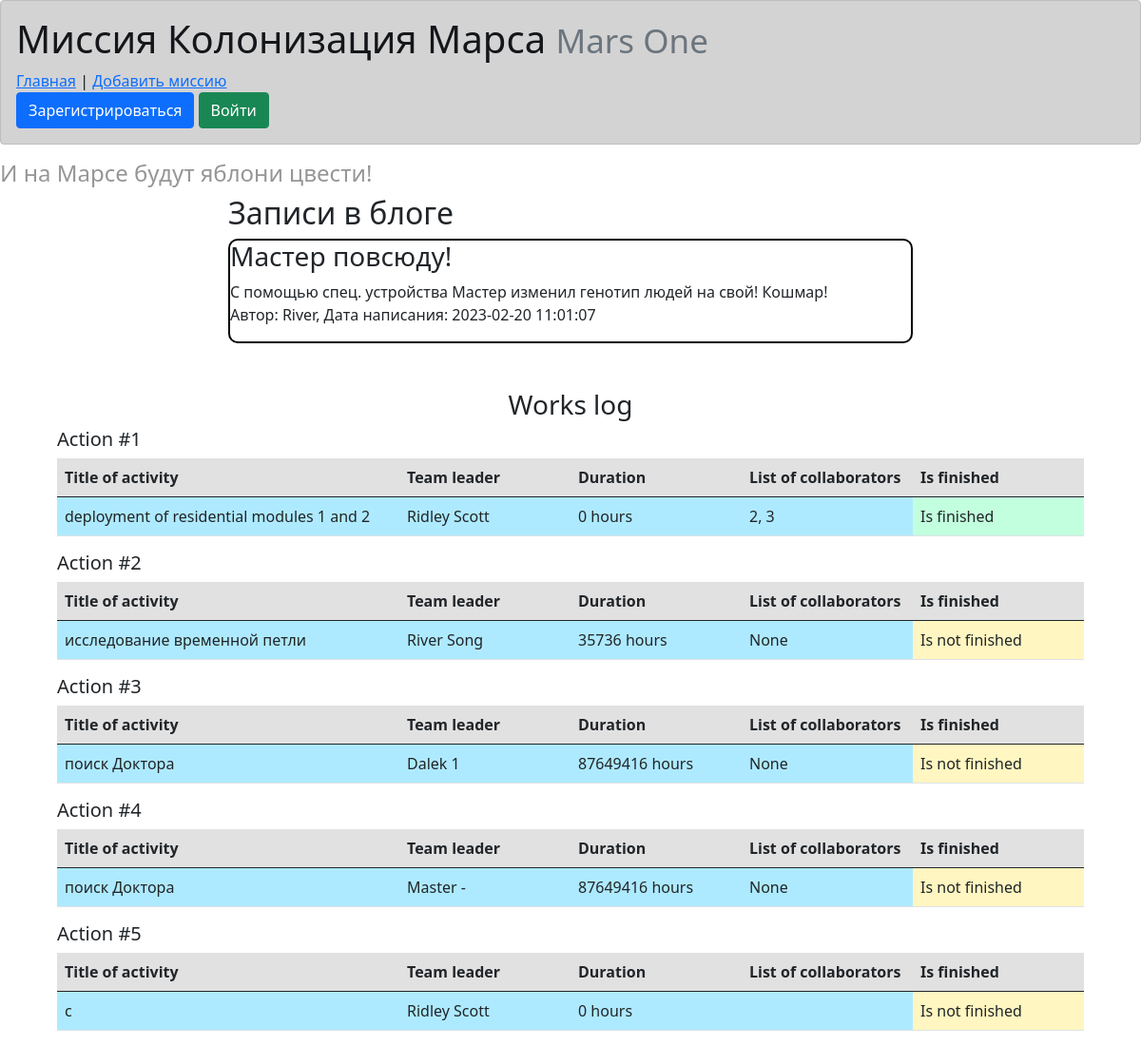
/index, run on the app's committed database.
### data/news.py (models this page shows)
class News(SqlAlchemyBase):
    __tablename__ = 'news'
    id = sqlalchemy.Column(sqlalchemy.Integer,
                           primary_key=True, autoincrement=True)
    title = sqlalchemy.Column(sqlalchemy.String, nullable=True)
    content = sqlalchemy.Column(sqlalchemy.String, nullable=True)
    created_date = sqlalchemy.Column(sqlalchemy.DateTime,
                                     default=datetime.datetime.now)
    is_private = sqlalchemy.Column(sqlalchemy.Boolean, default=True)
    user_id = sqlalchemy.Column(sqlalchemy.Integer,
                                sqlalchemy.ForeignKey("users.id"))
    user = orm.relationship('User')

### data/users.py (models this page shows, shortened)
class User(SqlAlchemyBase, UserMixin):
    __tablename__ = 'users'
    id = sqlalchemy.Column(sqlalchemy.Integer, primary_key=True, autoincrement=True)
    surname = sqlalchemy.Column(sqlalchemy.String, nullable=True)
    name = sqlalchemy.Column(sqlalchemy.String, nullable=True)
    age = sqlalchemy.Column(sqlalchemy.Integer, nullable=True)
    position = sqlalchemy.Column(sqlalchemy.String, nullable=True)
    speciality = sqlalchemy.Column(sqlalchemy.String, nullable=True)
    address = sqlalchemy.Column(sqlalchemy.String, nullable=True)
    email = sqlalchemy.Column(sqlalchemy.String, nullable=False, unique=True, index=True)
    hashed_password = sqlalchemy.Column(sqlalchemy.String, nullable=True)
    modified_date = sqlalchemy.Column(sqlalchemy.DateTime, default=datetime.datetime.now)

### data/jobs.py (models this page shows, shortened)
class Jobs(SqlAlchemyBase):
    __tablename__ = 'jobs'
    id = sqlalchemy.Column(sqlalchemy.Integer, primary_key=True, autoincrement=True)
    team_leader = sqlalchemy.Column(sqlalchemy.Integer, sqlalchemy.ForeignKey('users.id'),
                                    nullable=True)
    job = sqlalchemy.Column(sqlalchemy.String, nullable=True)
    work_size = sqlalchemy.Column(sqlalchemy.Integer, nullable=True)
    collaborators = sqlalchemy.Column(sqlalchemy.String, nullable=True)
    start_date = sqlalchemy.Column(sqlalchemy.DateTime, default=datetime.datetime.now)
    end_date = sqlalchemy.Column(sqlalchemy.DateTime, default=datetime.datetime.now)
    is_finished = sqlalchemy.Column(sqlalchemy.Boolean, default=True)
    user = orm.relationship("User")

### main.py (the view)
@app.route('/')
@app.route('/index')
def base():
    db_sess = db_session.create_session()
    if current_user.is_authenticated:
        news = db_sess.query(News).filter(
            (News.user == current_user) | (News.is_private != True))
    else:
        news = db_sess.query(News).filter(News.is_private != True)
    res = db_sess.query(Jobs).all()
    data = []
    for job in res:
        title = job.job
        time = f'{round((job.end_date - job.start_date).total_seconds() / 3600)} hours'
        team_leader = job.user.name + ' ' + job.user.surname
        collab = job.collaborators
        f = job.is_finished
        data.append([title, team_leader, time, collab, f])
    return render_template('common.html', news=news, jobs=data)

### data/db_session.py (called while the page is built)
def create_session() -> Session:
    global __factory
    return __factory()

### templates/common.html
{% extends "base.html" %}
{% block content %}
<h2>Записи в блоге</h2>
<div id="news">
    {% for new in news %}
        <div class="post">
            <h3 class="news_title">{{ new.title }}</h3>{% if new.is_private %}&emsp;<p class="private_flag">Видите только вы</p>{% endif %}
            <p>{{ new.content }}<br/>
            Автор: {{ new.user.name }}, Дата написания: {{ new.created_date }}</p>
        </div>
    <br/>
    {% endfor %}
</div>
<br/>
<h3>Works log</h3>
{% for job in jobs %}
{% set clr = "#c2ffde" if job[4] else "#fff6c1" %}
<h5>Action #{{ loop.index }}</h5>
<table class="table">
  <thead class="thead-light">
    <tr class="d-flex" style="background-color: #e1e1e1">
      <th scope="col" class="col-4">Title of activity</th>
      <th scope="col" class="col-2">Team leader</th>
      <th scope="col" class="col-2">Duration</th>
      <th scope="col" class="col-2">List of collaborators</th>
      <th scope="col" class="col-2">Is finished</th>
    </tr>
  </thead>
  <tbody>
    <tr class="d-flex" style="background-color: #aeeaff">
      <td class="col-4">{{ job[0] }}</td>
      <td class="col-2">{{ job[1] }}</td>
      <td class="col-2">{{ job[2] }}</td>
      <td class="col-2">{{ job[3] }}</td>
      <td class="col-2" style="background-color: {{ clr }}">{{ "Is finished" if job[4] else "Is not finished" }}</td>
    </tr>
  </tbody>
</table>
{% endfor %}
{% endblock %}

### templates/base.html (shortened to what this page needs)
<!DOCTYPE html>
<html lang="en">
<head>
    <link rel="stylesheet" href="/static/css/style.css"/>
    <link rel="stylesheet"
          href="https://cdn.jsdelivr.net/npm/bootstrap@5.0.0-beta1/dist/css/bootstrap.min.css"
>
</head>
<body>
<nav>
<div class="alert alert-dark" role="alert">
    <h1>Миссия Колонизация Марса
        <small class="text-muted">Mars One</small>
    </h1>
<a href="/">Главная</a> | <a href="/addjob">Добавить миссию</a><br/>
<a>
{% if current_user.is_authenticated %}
    <a class="navbar-brand" href="/logout">{{ current_user.name }}</a>
{% else %}
    <a>
        <a class="btn btn-primary " href="/register">Зарегистрироваться</a>
        <a class="btn btn-success" href="/login">Войти</a>
    </a>
{% endif %}
</a>
</div>
</nav>
<h4>И на Марсе будут яблони цвести!</h4>
{% block content %}{% endblock %}
</body>
</html>

### static/css/style.css (style rules this page uses)
h4 { color: rgb(150, 150, 150); }
h2 { margin-left: 20%; }
.news_title { display:inline-block; }
h3 { display: table; margin: 0 auto; }
h5 { margin-left: 5%; }
table { margin: 0 auto; vertical-align: middle; max-width: 90%; }
a { color: #4a0000; }
.post { border: 2px solid black; border-radius: 10px; max-width: 60%; margin-left: 20%; margin-right: 20%; }

### data on the page
News: title "Мастер повсюду!", content "С помощью спец. устройства Мастер изменил генотип людей на свой! Кошмар!", user.name "River", created_date "2023-02-20 11:01:07"
Jobs: job "deployment of residential modules 1 and 2", job "Ridley Scott", job "0 hours", collaborators "2, 3", value "Is finished"
Jobs: job "исследование временной петли", job "River Song", job "35736 hours", job "None", value "Is not finished"
Jobs: job "поиск Доктора", job "Dalek 1", job "87649416 hours", job "None", value "Is not finished"
Jobs: job "поиск Доктора", job "Master -", job "87649416 hours", job "None", value "Is not finished"

### other printed values
{{ job[0] }} "c"
{{ job[1] }} "Ridley Scott"
{{ job[2] }} "0 hours"
{{ "Is finished" if job[4] else "Is not finished" }} "Is not finished"
